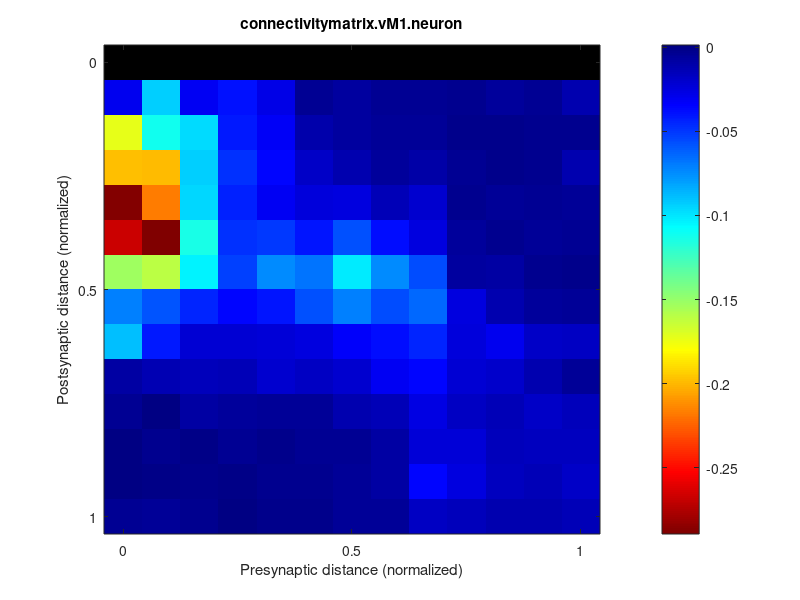
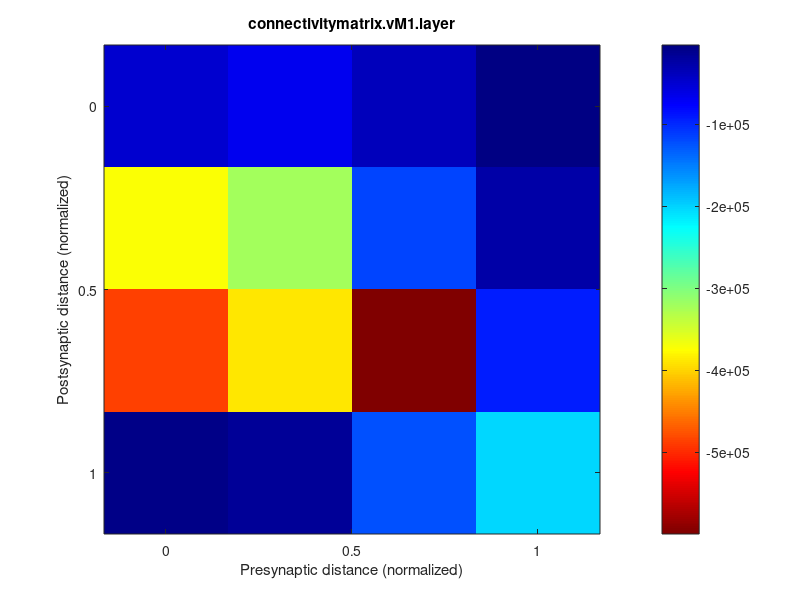
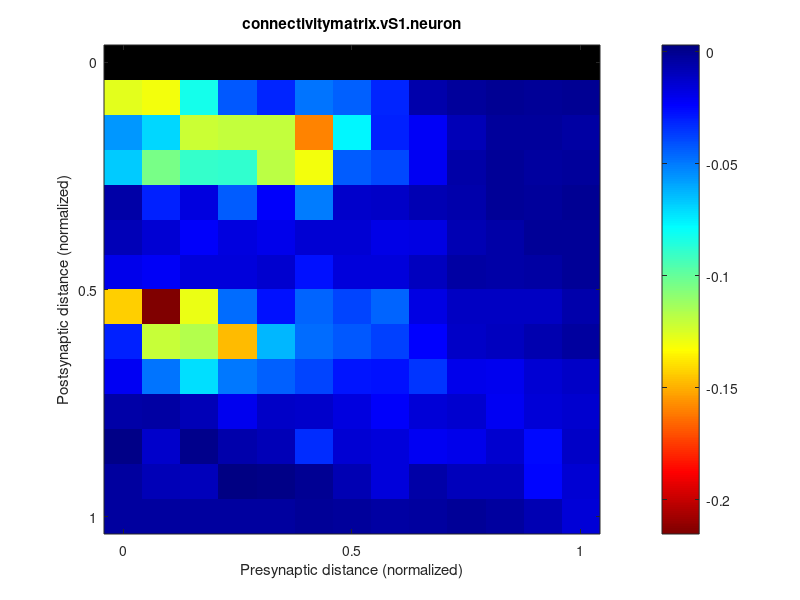
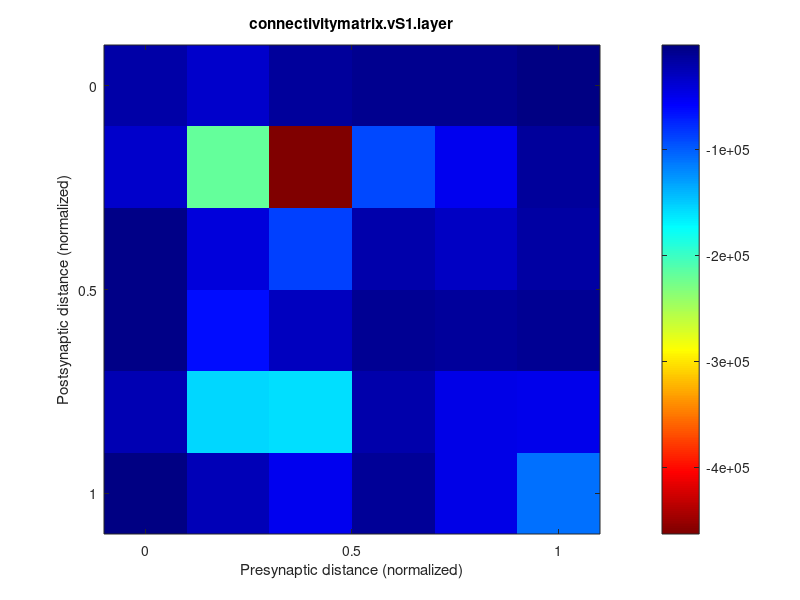

MATLAB code for these plots, in order:
function mhconmatvalues20100928

%Based on Hooks B M, Hires S A, Zhang Y-X, Huber D, Petreanu L, Svoboda K,
%Shepherd G M G (2010 - submitted) "Laminar analysis of excitatory local 
%circuits in vibrissal motor and sensory cortical areas".
%
%Stores the values for connectivity matrices
%There are three cortical regions involved in vibrissal sensation and 
%movement (vM1, vS1, and S2) for which we computed connectivity
%matrices.  For each region there is a neuron-based and a layer-based
%connectivity matrix.
%
%Assigns the variables to the workspace
%Plots each connectivity matrix in a separate figure


connectivitymatrix.vM1.neuron=[NaN       NaN       NaN       NaN       NaN       NaN       NaN       NaN       NaN       NaN       NaN       NaN       NaN;
   -0.0304   -0.0934   -0.0308   -0.0387   -0.0279   -0.0042   -0.0077   -0.0042   -0.0039   -0.0028   -0.0060   -0.0034   -0.0121;
   -0.1727   -0.1112   -0.0970   -0.0416   -0.0326   -0.0103   -0.0073   -0.0055   -0.0054   -0.0013   -0.0020   -0.0031   -0.0031;
   -0.1981   -0.1989   -0.0937   -0.0477   -0.0352   -0.0181   -0.0115   -0.0061   -0.0094   -0.0037   -0.0021   -0.0031   -0.0123;
   -0.2879   -0.2171   -0.0961   -0.0433   -0.0307   -0.0244   -0.0250   -0.0142   -0.0206   -0.0031   -0.0044   -0.0043   -0.0047;
   -0.2666   -0.2893   -0.1143   -0.0481   -0.0507   -0.0407   -0.0569   -0.0381   -0.0258   -0.0059   -0.0030   -0.0046   -0.0034;
   -0.1527   -0.1608   -0.1037   -0.0530   -0.0747   -0.0679   -0.1015   -0.0742   -0.0559   -0.0074   -0.0080   -0.0031   -0.0020;
   -0.0705   -0.0586   -0.0443   -0.0358   -0.0403   -0.0567   -0.0705   -0.0564   -0.0642   -0.0257   -0.0114   -0.0056   -0.0054;
   -0.0889   -0.0416   -0.0219   -0.0218   -0.0235   -0.0255   -0.0334   -0.0382   -0.0447   -0.0248   -0.0301   -0.0186   -0.0173;
   -0.0080   -0.0131   -0.0155   -0.0140   -0.0204   -0.0175   -0.0210   -0.0316   -0.0359   -0.0223   -0.0193   -0.0115   -0.0054;
   -0.0039    0.0013   -0.0088   -0.0060   -0.0048   -0.0046   -0.0118   -0.0141   -0.0270   -0.0173   -0.0140   -0.0180   -0.0147;
    0.0002   -0.0030   -0.0003   -0.0043   -0.0018   -0.0036   -0.0040   -0.0087   -0.0226   -0.0230   -0.0152   -0.0168   -0.0164;
    0.0003   -0.0000   -0.0012   -0.0002   -0.0026   -0.0027   -0.0045   -0.0084   -0.0354   -0.0249   -0.0163   -0.0143   -0.0188;
   -0.0034   -0.0044   -0.0029    0.0013   -0.0020   -0.0017   -0.0054   -0.0049   -0.0171   -0.0148   -0.0122   -0.0117   -0.0138;];

connectivitymatrix.vM1.layer=1.0e+005*[-0.4861   -0.6708   -0.3636   -0.0331;
   -3.7225   -3.2168   -1.1721   -0.2561;
   -4.8596   -3.8855   -5.9974   -0.9269;
   -0.0685   -0.1716   -1.2409   -2.0142;];

connectivitymatrix.vS1.neuron=[NaN       NaN       NaN       NaN       NaN       NaN       NaN       NaN       NaN       NaN       NaN       NaN       NaN;
   -0.1270   -0.1306   -0.0827   -0.0422   -0.0318   -0.0490   -0.0446   -0.0319   -0.0063   -0.0028   -0.0011   -0.0016   -0.0009;
   -0.0566   -0.0702   -0.1222   -0.1200   -0.1202   -0.1591   -0.0764   -0.0307   -0.0218   -0.0089   -0.0026   -0.0023   -0.0042;
   -0.0676   -0.1042   -0.0891   -0.0884   -0.1184   -0.1304   -0.0431   -0.0389   -0.0213   -0.0051   -0.0020   -0.0033   -0.0024;
   -0.0051   -0.0311   -0.0174   -0.0435   -0.0226   -0.0505   -0.0131   -0.0120   -0.0075   -0.0061   -0.0018   -0.0025   -0.0012;
   -0.0083   -0.0146   -0.0232   -0.0170   -0.0197   -0.0143   -0.0142   -0.0187   -0.0179   -0.0078   -0.0048   -0.0020   -0.0015;
   -0.0196   -0.0220   -0.0159   -0.0164   -0.0134   -0.0270   -0.0165   -0.0159   -0.0106   -0.0046   -0.0053   -0.0046   -0.0013;
   -0.1436   -0.2153   -0.1286   -0.0467   -0.0276   -0.0451   -0.0385   -0.0454   -0.0180   -0.0107   -0.0112   -0.0107   -0.0058;
   -0.0308   -0.1210   -0.1165   -0.1472   -0.0629   -0.0469   -0.0428   -0.0376   -0.0241   -0.0118   -0.0105   -0.0067   -0.0035;
   -0.0212   -0.0488   -0.0714   -0.0498   -0.0442   -0.0384   -0.0281   -0.0271   -0.0351   -0.0197   -0.0203   -0.0143   -0.0123;
   -0.0051   -0.0040   -0.0086   -0.0203   -0.0116   -0.0125   -0.0168   -0.0226   -0.0154   -0.0138   -0.0212   -0.0155   -0.0133;
    0.0015   -0.0126    0.0011   -0.0057   -0.0087   -0.0332   -0.0149   -0.0160   -0.0211   -0.0193   -0.0133   -0.0255   -0.0122;
   -0.0036   -0.0081   -0.0096    0.0030    0.0015   -0.0011   -0.0078   -0.0162   -0.0052   -0.0092   -0.0094   -0.0250   -0.0149;
   -0.0030   -0.0033   -0.0035   -0.0030   -0.0038   -0.0015   -0.0022   -0.0042   -0.0033   -0.0019   -0.0035   -0.0078   -0.0152;];

connectivitymatrix.vS1.layer=1.0e+005*[-0.1803   -0.3532   -0.1350   -0.0794   -0.0701   -0.0154;
   -0.3444   -2.1938   -4.6320   -0.9099   -0.5106   -0.1237;
   -0.0436   -0.4269   -0.8707   -0.2070   -0.3143   -0.1608;
   -0.0468   -0.6434   -0.2865   -0.0959   -0.1290   -0.0904;
   -0.2455   -1.5502   -1.5988   -0.2029   -0.4798   -0.5012;
   -0.0296   -0.2624   -0.5109   -0.1061   -0.4726   -1.0880;];

connectivitymatrix.S2.neuron=[NaN       NaN       NaN       NaN       NaN       NaN       NaN       NaN       NaN       NaN       NaN       NaN       NaN;
   -0.0591   -0.1308   -0.1832   -0.0557   -0.0650   -0.0477   -0.0544   -0.0248   -0.0092   -0.0057   -0.0058   -0.0039   -0.0136;
   -0.1604   -0.1631   -0.1704   -0.1391   -0.1210   -0.0944   -0.0793   -0.0399   -0.0163   -0.0059   -0.0042   -0.0030   -0.0045;
   -0.0781   -0.1021   -0.1465   -0.1358   -0.1634   -0.1264   -0.1001   -0.0916   -0.0343   -0.0134   -0.0137   -0.0125   -0.0074;
   -0.1078   -0.1754   -0.2208   -0.1234   -0.2358   -0.1397   -0.1476   -0.1118   -0.0525   -0.0202   -0.0125   -0.0068   -0.0062;
   -0.0334   -0.0347   -0.0651   -0.0685   -0.0614   -0.0814   -0.0490   -0.0600   -0.0489   -0.0232   -0.0160   -0.0102   -0.0047;
   -0.1553   -0.1627   -0.0973   -0.0516   -0.0871   -0.1659   -0.1604   -0.0853   -0.0585   -0.0415   -0.0332   -0.0294   -0.0157;
   -0.1920   -0.3733   -0.2269   -0.1106   -0.0683   -0.1014   -0.2215   -0.1143   -0.0643   -0.0251   -0.0272   -0.0240   -0.0073;
   -0.0774   -0.3233   -0.4035   -0.1430   -0.0730   -0.0619   -0.1745   -0.1421   -0.0618   -0.0424   -0.0451   -0.0238   -0.0061;
   -0.0364   -0.1039   -0.1911   -0.0969   -0.0637   -0.0518   -0.1674   -0.1168   -0.0499   -0.0439   -0.0653   -0.0415   -0.0140;
   -0.0225   -0.1137   -0.0527   -0.0238   -0.0378   -0.0594   -0.0298   -0.0779   -0.0778   -0.0387   -0.0505   -0.0436   -0.0228;
   -0.0109   -0.0018   -0.0086   -0.0151   -0.0167   -0.0321   -0.0384   -0.0747   -0.1022   -0.0605   -0.0283   -0.0223   -0.0279;
   -0.0112   -0.0113   -0.0148   -0.0091   -0.0137   -0.0240   -0.0641   -0.0736   -0.0705   -0.0430   -0.0318   -0.0383   -0.0258;
   -0.0087   -0.0112   -0.0094   -0.0062   -0.0119   -0.0137   -0.0252   -0.0217   -0.0256   -0.0318   -0.0212   -0.0149   -0.0219;];

connectivitymatrix.S2.layer=1.0e+005*[-1.3149   -0.9112   -1.1729   -0.4420   -0.2175   -0.2535;
   -0.9569   -1.1056   -2.1124   -0.6964   -0.6252   -0.4760;
   -0.7033   -0.9021   -1.9951   -0.7609   -0.9807   -0.8880;
   -0.7991   -0.2735   -0.5836   -0.7011   -0.7227   -0.8317;
   -3.7910   -4.6571   -2.8148   -2.0091   -3.3479   -4.4772;
   -0.2924   -0.2949   -0.8099   -1.0271   -4.0796   -7.1397;];

figure, imagesc([0 1],[0 1],connectivitymatrix.vM1.neuron),colormap(flipud(jet(256))),colorbar,title('connectivitymatrix.vM1.neuron');
% daspect([1 1 1]);
hold on;
set(gca,'XTick',[0 0.5 1],'YTick',[0 0.5 1]);
xlabel('Presynaptic distance (normalized)');
ylabel('Postsynaptic distance (normalized)');
figure, imagesc([0 1],[0 1],connectivitymatrix.vM1.layer),colormap(flipud(jet(256))),colorbar,title('connectivitymatrix.vM1.layer');
% daspect([1 1 1]);
hold on;
set(gca,'XTick',[0 0.5 1],'YTick',[0 0.5 1]);
xlabel('Presynaptic distance (normalized)');
ylabel('Postsynaptic distance (normalized)');

figure, imagesc([0 1],[0 1],connectivitymatrix.vS1.neuron),colormap(flipud(jet(256))),colorbar,title('connectivitymatrix.vS1.neuron');
% daspect([1 1 1]);
hold on;
set(gca,'XTick',[0 0.5 1],'YTick',[0 0.5 1]);
xlabel('Presynaptic distance (normalized)');
ylabel('Postsynaptic distance (normalized)');
figure, imagesc([0 1],[0 1],connectivitymatrix.vS1.layer),colormap(flipud(jet(256))),colorbar,title('connectivitymatrix.vS1.layer');
% daspect([1 1 1]);
hold on;
set(gca,'XTick',[0 0.5 1],'YTick',[0 0.5 1]);
xlabel('Presynaptic distance (normalized)');
ylabel('Postsynaptic distance (normalized)');

figure, imagesc([0 1],[0 1],connectivitymatrix.S2.neuron),colormap(flipud(jet(256))),colorbar,title('connectivitymatrix.S2.neuron');
% daspect([1 1 1]);
hold on;
set(gca,'XTick',[0 0.5 1],'YTick',[0 0.5 1]);
xlabel('Presynaptic distance (normalized)');
ylabel('Postsynaptic distance (normalized)');
figure, imagesc([0 1],[0 1],connectivitymatrix.S2.layer),colormap(flipud(jet(256))),colorbar,title('connectivitymatrix.S2.layer');
% daspect([1 1 1]);
hold on;
set(gca,'XTick',[0 0.5 1],'YTick',[0 0.5 1]);
xlabel('Presynaptic distance (normalized)');
ylabel('Postsynaptic distance (normalized)');

assignin('base', 'connectivitymatrix', connectivitymatrix);
